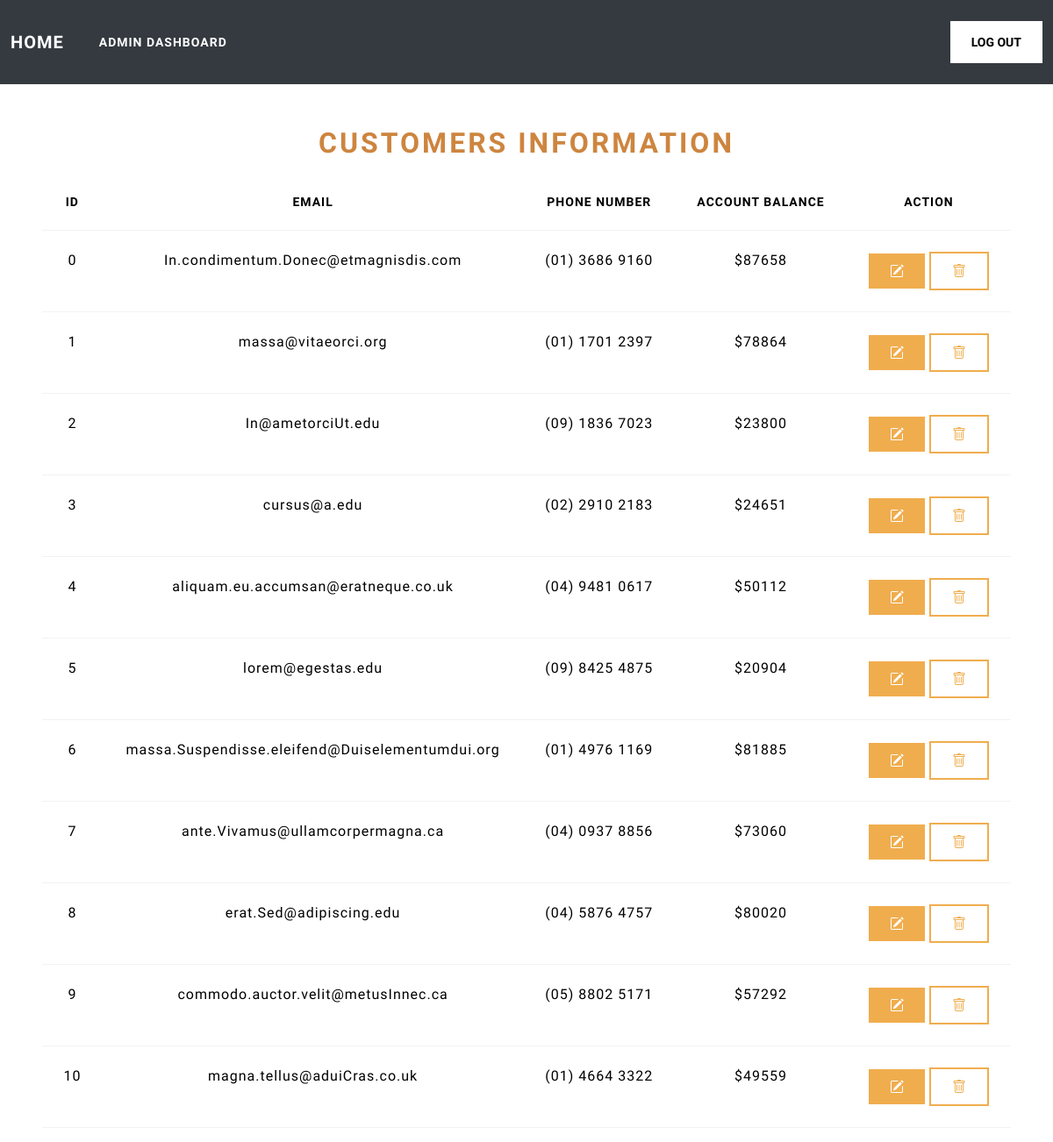
Screenshot of /admin/info with the database file from the repository.
### tables this page shows
CREATE TABLE customers
(
    customer_id INT            NOT NULL,
    birth_date  DATE           ,
    first_name  VARCHAR(30)    NOT NULL,
    last_name   VARCHAR(30)    NOT NULL,
    gender      ENUM ('M','F') NOT NULL,
    email       VARCHAR(100)   NOT NULL,
    city        VARCHAR(50)    NOT NULL,
    country     VARCHAR(50)    NOT NULL,
    national_id VARCHAR(50)    NOT NULL,
    phone       VARCHAR(30)    NOT NULL,
    pass	VARCHAR(30)	   NOT NULL,
    balance     DOUBLE,
    branch_id	VARCHAR(30),
    PRIMARY KEY (customer_id),
    UNIQUE (email, phone, national_id),
    FOREIGN KEY (branch_id) REFERENCES branches (branch_id)
);

### mvc/controllers/BaseController.php (called while the page is built, shortened)
<?php
class BaseController{
    public static function view($path, array $data=[]){
        include $path;
    }
}
?>

### mvc/controllers/AdminController.php (called while the page is built, shortened)
<?php
class AdminController extends BaseController{
    function info(){
        $this->customerModel = new CustomerModel;
        $data = $this->customerModel->getCustomers();
        parent::view('mvc/views/frontend/admin/info.php', $data);
    }
}

### index.php (called while the page is built, shortened)
<?php
    $myApp = new App();
?>

### mvc/models/CustomerModel.php (called while the page is built, shortened)
<?php
class CustomerModel extends MySQLDatabase
{
  protected $db;
  public function open_db()
  {
    $this->db = parent::connect();
  }
  public function getCustomers()
  {
    $sqlStatement = "SELECT * FROM customers";
    try {
      $this->db->setAttribute(PDO::ATTR_ERRMODE, PDO::ERRMODE_EXCEPTION);
      $data = [];
      foreach ($this->db->query($sqlStatement) as $row) {
        array_push($data, $row);
      }
      $data = array_values($data);
      return $data;
    } catch (PDOException $e) {
      $e->getMessage();
    }
  }
}

### mvc/core/database/mysql.php (called while the page is built)
<?php
class MySQLDatabase{
    public function connect(){
        $servername = "localhost:3306";
        $username = "root";
        $password = "";
        $dbname = "auctionmarket";
        $conn = new PDO("mysql:host=$servername;dbname=$dbname", $username, $password);
        return $conn;
    }
}
?>

### mvc/views/frontend/admin/info.php (the view, shortened to what this page needs)
  <!DOCTYPE html>
<html lang="en">
<head>
    <link href="mvc/views/frontend/style.css" rel="stylesheet" type="text/css">
</head>
<body>
    <?php include 'mvc/views/frontend/navadmin.php';?>
    <br> </br>
    <h1 align="center" style="color:Peru"; > Customers Information </h1>
    <div class='mx-5 my-3'>
        <table class="table table-hover text-center">
            <thead>
                <tr>
                    <th scope="col">ID</th>
                    <th scope="col">Email</th>
                    <th scope="col">Phone Number</th>
                    <th scope="col">Account Balance</th>
                    <th scope="col">Action</th>
                </tr>
            </thead>
            <tbody>
                <?php foreach ($data as $entry){ ?>
                <tr>
                    <td> <?php echo $entry['customer_id']; ?></td>
                    <td><?php echo $entry['email']; ?></td>
                    <td><?php echo $entry['phone']; ?></td>
                    <td><?php echo "$", $entry['balance']; ?></td>
                    <td>
                        <button type='button' class='btn btn-warning' data-toggle='modal' data-target='#editModal<?php echo $entry['customer_id']?>' data-toggle='tooltip' data-placement='bottom' title='Edit Information'>
                        </button>
                        <button type='button' class='btn btn-outline-warning' data-toggle='modal' data-target='#deleteModal<?php echo $entry['customer_id'] ?>' data-toggle='tooltip' data-placement='bottom' title='Delete Item'>
                        </button>
                    </td>
                </tr>
                <?php } ?>
            </tbody>
        </table>
</body>
</html>

### mvc/core/App.php (shortened to what this page needs)
<?php
    require 'mvc/controllers/BaseController.php';
    require 'mvc/core/database/mysql.php';
    class App{
        protected $controller='Home';
        protected $action='index';
        function __construct(){
            $arr = $this->urlProcess();
            if(isset($arr[0]) && file_exists("./mvc/controllers/".$arr[0]."Controller.php")){
                $this->controller = $arr[0];
                unset($arr[0]);
            }
            $this->controller = ucfirst($this->controller.'Controller');
            if(isset($arr[1])){
                if( method_exists( $this->controller , $arr[1]) ){
                    $this->action = $arr[1];
                }
                unset($arr[1]);
            }
            $controllerObject = new $this->controller;
            $action = $this->action;
            if(isset($arr[2])){
                $controllerObject->$action($arr[2]);
            }else{
                $controllerObject->$action();
            }
        }
        function urlProcess(){
            if(isset($_GET["url"])){
                return explode("/", filter_var(trim($_GET["url"], "/")));
            }
        }
    }
?>

### mvc/views/frontend/navadmin.php (shortened to what this page needs)
<nav class="navbar navbar-expand-lg navbar-dark bg-dark">
  <div class="container-fluid">
    <a class="navbar-brand" href="/MVP_auctionmarket/home">Home</a>
    <div class="collapse navbar-collapse" id="navbarColor02">
      <ul class="navbar-nav me-auto">
        <li class="nav-item">
          <a class="nav-link active" href="/MVP_auctionmarket/admin">Admin Dashboard
          </a>
        </li>
      </ul>
      <a href='/MVP_auctionmarket/admin/logout'>
        <button class="btn btn-secondary my-2 my-sm-0" type="logout">Log Out</button>
      </a>
    </div>
  </div>
</nav>

### mvc/views/frontend/style.css (style rules this page uses)
* { margin: 0; padding: 0; box-sizing: border-box; }
a { color: maroon; }

### rows the page displays
customers: customer_id "0", email "In.condimentum.Donec@etmagnisdis.com", phone "(01) 3686 9160", balance "87658"
customers: customer_id "1", email "massa@vitaeorci.org", phone "(01) 1701 2397", balance "78864"
customers: customer_id "2", email "In@ametorciUt.edu", phone "(09) 1836 7023", balance "23800"
customers: customer_id "3", email "cursus@a.edu", phone "(02) 2910 2183", balance "24651"
customers: customer_id "4", email "aliquam.eu.accumsan@eratneque.co.uk", phone "(04) 9481 0617", balance "50112"
customers: customer_id "5", email "lorem@egestas.edu", phone "(09) 8425 4875", balance "20904"
customers: customer_id "6", email "massa.Suspendisse.eleifend@Duiselementumdui.org", phone "(01) 4976 1169", balance "81885"
customers: customer_id "7", email "ante.Vivamus@ullamcorpermagna.ca", phone "(04) 0937 8856", balance "73060"
customers: customer_id "8", email "erat.Sed@adipiscing.edu", phone "(04) 5876 4757", balance "80020"
customers: customer_id "9", email "commodo.auctor.velit@metusInnec.ca", phone "(05) 8802 5171", balance "57292"
customers: customer_id "10", email "magna.tellus@aduiCras.co.uk", phone "(01) 4664 3322", balance "49559"
